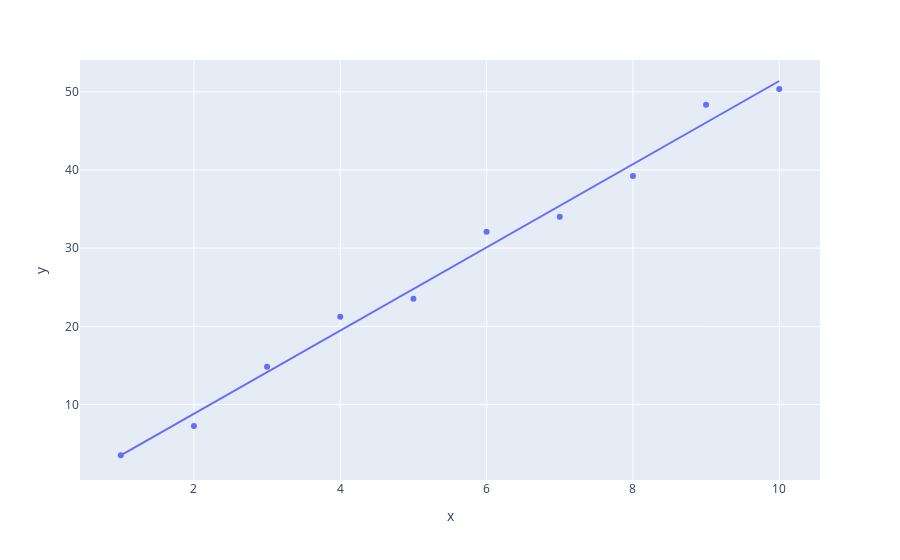

The cell this chart's notebook holds for it:
### Markdown cell above
# Autocorrelation Test

### Code cell
# create dataframes with data
multiple_1 = np.array([1, 2, 3, 4, 5, 6, 7, 8, 9, 10])
multiple_5 = np.array([5, 10, 15, 20, 25, 30, 35, 40, 45, 50])
noise = np.random.normal(0, 2, 10)
multiple_5_noise = multiple_5 + noise
px.scatter(y=multiple_5_noise, x= multiple_1 ,trendline='ols')

### Figure 1 — Plotly figure (JSON) as saved in the notebook; plotly's stock layout.template omitted (floating-point values rounded to 4 significant figures)
{"data": [{"hovertemplate": "x=%{x}<br>y=%{y}<extra></extra>", "legendgroup": "", "marker": {"color": "#636efa", "symbol": "circle"}, "mode": "markers", "name": "", "orientation": "v", "showlegend": false, "x": [1, 2, 3, 4, 5, 6, 7, 8, 9, 10], "xaxis": "x", "y": [3.503, 7.249, 14.84, 21.21, 23.53, 32.08, 34.01, 39.22, 48.34, 50.36], "yaxis": "y", "type": "scatter"}, {"hovertemplate": "<b>OLS trendline</b><br>y = 5.32238 * x + -1.83904<br>R<sup>2</sup>=0.990652<br><br>x=%{x}<br>y=%{y} <b>(trend)</b><extra></extra>", "legendgroup": "", "marker": {"color": "#636efa", "symbol": "circle"}, "mode": "lines", "name": "", "showlegend": false, "x": [1, 2, 3, 4, 5, 6, 7, 8, 9, 10], "xaxis": "x", "y": [3.483, 8.806, 14.13, 19.45, 24.77, 30.1, 35.42, 40.74, 46.06, 51.38], "yaxis": "y", "type": "scatter"}], "layout": {"xaxis": {"anchor": "y", "domain": [0.0, 1.0], "title": {"text": "x"}}, "yaxis": {"anchor": "x", "domain": [0.0, 1.0], "title": {"text": "y"}}, "legend": {"tracegroupgap": 0}, "margin": {"t": 60}}}
